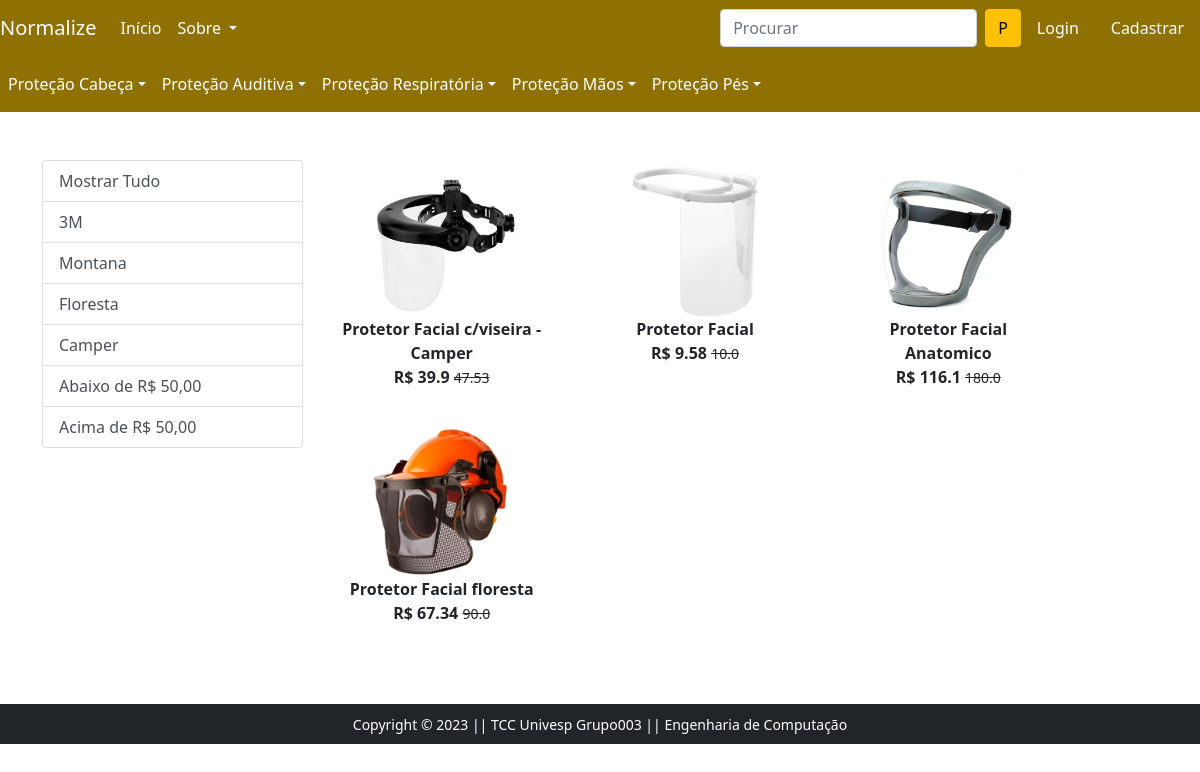
/protetorFacial/, run on the app's committed database.
### app/models.py (models this page shows, shortened)
class Product(models.Model):
    title = models.CharField(max_length=100)
    selling_price = models.FloatField()
    discounted_price = models.FloatField()
    description = models.TextField()
    brand = models.CharField(max_length=100)
    category = models.CharField(choices=CATEGORY_CHOICES,max_length=2)
    sub_category = models.TextField()
    product_image = models.ImageField(upload_to='productimg')

### app/views.py (the view)
# urls.py: path('protetorFacial/', views.protetorFacial, name='protetorFacial'),
def protetorFacial(request, data=None):
    if data == None:
        protetorFacial = Product.objects.filter(category='PC').filter(sub_category='protetor-facial')
    elif data == '3M' or data == 'Montana' or data == 'Camper' or data == 'Floresta':
        protetorFacial = Product.objects.filter(category='PC').filter(brand=data).filter(sub_category='protetor-facial')
    elif data == 'abaixo':
        protetorFacial = Product.objects.filter(category='PC').filter(sub_category='protetor-facial').filter(discounted_price__lt=50)
    elif data == 'acima':
        protetorFacial = Product.objects.filter(category='PC').filter(sub_category='protetor-facial').filter(discounted_price__gt=50)
    return render(request, 'app/protetorFacial.html',{'protetorFacial':protetorFacial})

### app/templates/app/protetorFacial.html (shortened to what this page needs)
{% extends 'app/base.html' %}
{% load static %}
{% block main-content %}
<div class="container my-5">
 <div class="row">
  <div class="col-sm-3">
    <div class="list-group">
        <a href="{% url 'protetorFacial' %}" class="list-group-item
        list-group-item-action" aria-current="true">Mostrar Tudo</a>
        <a href="{% url 'protetorFacialdata' '3M' %}" class="list-group-item
        list-group-item-action" aria-current="true">3M</a>
        <a href="{% url 'protetorFacialdata' 'Montana' %}" class="list-group-item
        list-group-item-action" aria-current="true">Montana</a>
        <a href="{% url 'protetorFacialdata' 'Floresta' %}" class="list-group-item
        list-group-item-action" aria-current="true">Floresta</a>
        <a href="{% url 'protetorFacialdata' 'Camper' %}" class="list-group-item
        list-group-item-action">Camper</a>
        <a href="{% url 'protetorFacialdata' 'abaixo' %}" class="list-group-item
        list-group-item-action">Abaixo de R$ 50,00</a>
        <a href="{% url 'protetorFacialdata' 'acima' %}" class="list-group-item
        list-group-item-action">Acima de R$ 50,00</a>
    </div>
  </div>
  <div class="col-sm-8">
    <div class="row">
        {% for product in protetorFacial %}
        <div class="col-sm-4 text-center mb-4">
            <a href="{% url 'product-detail' product.id %}" class="btn">
                <div class="item">
                    <img src="{{product.product_image.url}}" alt="" height="150" class="">
                    <div class="fw-bold">{{product.title}}</div>
                    <div class="fw-bold">R$ {{product.discounted_price}}
                    <small class="fw-light text-decoration-line-through">{{product.selling_price}}</small></div>
                </div>
            </a>
        </div>
        {% endfor %}
    </div>
  </div>
 </div>
</div>
{% endblock main-content %}

### data on the page
Product: product_image (picture), title "Protetor Facial c/viseira - Camper", discounted_price "39.9", selling_price "47.53"
Product: product_image (picture), title "Protetor Facial", discounted_price "9.58", selling_price "10.0"
Product: product_image (picture), title "Protetor Facial Anatomico", discounted_price "116.1", selling_price "180.0"
Product: product_image (picture), title "Protetor Facial floresta", discounted_price "67.34", selling_price "90.0"
